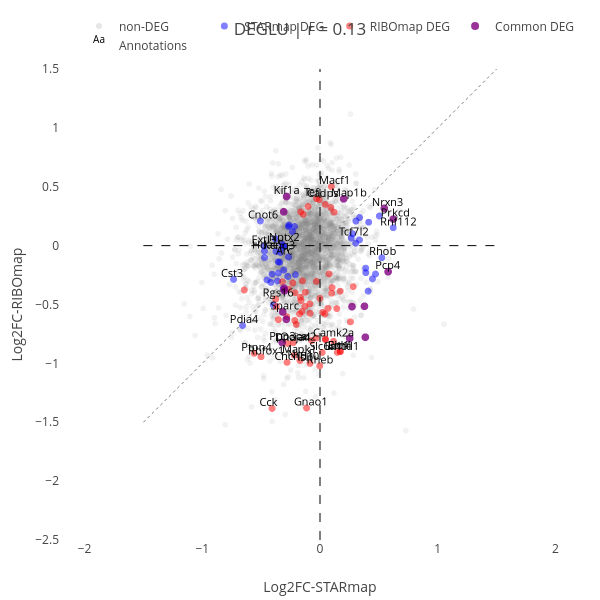

Notebook code cell kept with this figure:
### Code cell
# Plotly reference for gene annotation
merged_df = pd.merge(sdf_het, rdf_het, on='names', suffixes=('_star', '_ribo'))

s_deg_set = set(s_deg)
r_deg_set = set(r_deg)

merged_df['group'] = 'non-DEG'
merged_df.loc[merged_df['names'].isin(s_deg_set - r_deg_set), 'group'] = 'STARmap DEG'
merged_df.loc[merged_df['names'].isin(r_deg_set - s_deg_set), 'group'] = 'RIBOmap DEG'
merged_df.loc[merged_df['names'].isin(s_deg_set & r_deg_set), 'group'] = 'Common DEG'

color_map = {
    'STARmap DEG': 'blue',
    'RIBOmap DEG': 'red',
    'Common DEG': 'purple',
    'non-DEG': 'grey'
}
alpha_map = {
    'STARmap DEG': 0.5,
    'RIBOmap DEG': 0.5,
    'Common DEG': 0.8,
    'non-DEG': 0.1
}
size_map = {
    'STARmap DEG': 7,
    'RIBOmap DEG': 7,
    'Common DEG': 8,
    'non-DEG': 6
}

merged_df['color'] = merged_df['group'].map(color_map)
merged_df['alpha'] = merged_df['group'].map(alpha_map)
merged_df['size']  = merged_df['group'].map(size_map)

# Annotate points with gene names
annotation_glist = ['Grin2a','Arc','Egr1','Egr3','Camk2a','Cnr1','Nrgn','Camk2b','Ppp3ca','Scn8a','Cadm3','Fos'] # TEGLU
annotation_glist = ['Gad2','Gad1','Sst','Pvalb','Npy','Cck','Vip','Htr3a','Syt6','Reln','Fos',''] # TEINH
annotation_glist = ['Grin2a','Arc','Egr1','Egr3','Camk2a','Fos','Camk2b','Ppp3ca','Dlgap3','Cst3','Synpr','Drd1','Pdyn','Drd2','Penk','Adora2a'
                    ,'Ppp1r1b', 'Rasd2', 'Pde10a', 'Foxp1', 'Ctip2', 'Gpr88'] # MSN
annotation_glist = ['Nptx2', 'Nrn1', 'Rgs16','Camk2a','Rheb','Kif1a','Map1b','Ppp3ca','Sparc','Prkcd','Arc',
                    "Slc17a6", "Tcf7l2", "Gbx2", "Pcp4", "Prkcd", "Synpo2",
    "Cacna1g", "Cacna1i", "Hcn2", "Hcn4", "Kcnq2", "Kcnq3", "Kcna1", "Kcnd2", "Scn8a", "Kcnk3",
    "Gria1", "Gria2", "Grik4", "Grik5", "Grm1", "Grm5", "Gabra1", "Gabra4", "Gabrb2", "Gabrg2", "Gphn",
    "Robo1", "Robo2", "Dcc", "Epha4", "Epha5", "Efna5",
    "Calb2", "Pvalb"] #DEGLU


# Get top/bottom 5 by each logFC column
top_genes = (
    list(s_deg_df.nlargest(5, 'logfoldchanges')['names']) +
    list(s_deg_df.nsmallest(5, 'logfoldchanges')['names']) +
    list(r_deg_df.nlargest(5, 'logfoldchanges')['names']) +
    list(r_deg_df.nsmallest(5, 'logfoldchanges')['names'])
)

# Final unique list
annotation_glist = [gene for gene in annotation_glist if gene in set(s_deg) | set(r_deg)]
annotation_glist = list(set(annotation_glist + top_genes))

# Keep only genes that are DE in either platform and present in merged_df
annotation_glist = [g for g in annotation_glist if g in (s_deg_set | r_deg_set)]
ann_df = merged_df[merged_df['names'].isin(annotation_glist)].copy()

# --- Axis ranges (match your [-2.5, 2.5]) ---
x_min, x_max = -1.5, 1.5
y_min, y_max = -2.5, 1.5

# --- (Optional) correlation (overall, on finite points) ---
x_vals = merged_df['logfoldchanges_star'].astype(float).replace([np.inf,-np.inf], np.nan)
y_vals = merged_df['logfoldchanges_ribo'].astype(float).replace([np.inf,-np.inf], np.nan)
mask = x_vals.notna() & y_vals.notna()
r_value = float(np.corrcoef(x_vals[mask], y_vals[mask])[0,1]) if mask.sum() > 1 else np.nan

# --- Build figure ---
fig = go.Figure()

# Plot order: non-DEG first so DEG overlays appear on top
plot_order = ['non-DEG', 'STARmap DEG', 'RIBOmap DEG', 'Common DEG']

for grp in plot_order:
    sub = merged_df[merged_df['group'] == grp]
    fig.add_trace(
        go.Scattergl(
            x=sub['logfoldchanges_star'],
            y=sub['logfoldchanges_ribo'],
            mode='markers',
            name=grp,
            marker=dict(
                color=color_map[grp],
                size=size_map[grp],
                opacity=alpha_map[grp],
                line=dict(width=0)
            ),
            hovertemplate=(
                "<b>%{customdata[0]}</b><br>"
                "Log2FC-STARmap: %{x:.3f}<br>"
                "Log2FC-RIBOmap: %{y:.3f}<br>"
                "Group: " + grp + "<extra></extra>"
            ),
            customdata=np.stack([sub['names']], axis=-1),
        )
    )

# Text labels as a separate trace you can toggle via legend
if not ann_df.empty:
    fig.add_trace(
        go.Scattergl(
            x=ann_df['logfoldchanges_star'],
            y=ann_df['logfoldchanges_ribo'],
            mode='text',
            name='Annotations',
            text=ann_df['names'],
            textposition='top center',
            textfont=dict(size=11, color='black'),
            hoverinfo='skip',
            showlegend=True
        )
    )

# Axes lines at 0 and the identity line y=x
fig.update_layout(
    shapes=[
        # y = 0
        dict(type='line', x0=x_min, x1=x_max, y0=0, y1=0,
             line=dict(color='black', width=1, dash='dash')),
        # x = 0
        dict(type='line', x0=0, x1=0, y0=y_min, y1=y_max,
             line=dict(color='black', width=1, dash='dash')),
        # y = x
        dict(type='line', x0=x_min, x1=x_max, y0=x_min, y1=x_max,
             line=dict(color='gray', width=1, dash='dot')),
    ]
)

# Equal aspect, tidy theme, fixed ranges
title_suffix = f" | r = {r_value:.2f}" if not np.isnan(r_value) else ""
fig.update_layout(
    title=f"{current_ct}{title_suffix}",
    xaxis_title="Log2FC-STARmap",
    yaxis_title="Log2FC-RIBOmap",
    template="none",
    width=600, height=600,
    legend=dict(orientation='h', yanchor='bottom', y=1.02, xanchor='right', x=1),
    margin=dict(l=60, r=20, t=60, b=60)
)
fig.update_xaxes(range=[x_min, x_max], zeroline=False, showgrid=False, scaleanchor="y", scaleratio=1.0)
fig.update_yaxes(range=[y_min, y_max], zeroline=False, showgrid=False)

fig.show()

### Figure 1 — Plotly figure (JSON) as saved in the notebook; plotly's stock layout.template omitted (floating-point values rounded to 4 significant figures; data arrays with more than 128 entries replaced by an {"elided": "..."} marker saying what was removed)
{"data": [{"customdata": {"elided": "3327x1 str values"}, "hovertemplate": "<b>%{customdata[0]}</b><br>Log2FC-STARmap: %{x:.3f}<br>Log2FC-RIBOmap: %{y:.3f}<br>Group: non-DEG<extra></extra>", "marker": {"color": "grey", "line": {"width": 0}, "opacity": 0.1, "size": 6}, "mode": "markers", "name": "non-DEG", "type": "scattergl", "x": {"elided": "3327 float values"}, "y": {"elided": "3327 float values"}}, {"customdata": [["Rnf112"], ["Pdp1"], ["Kpnb1"], ["Ctps"], ["Rps5"], ["Tnnt1"], ["Stx1b"], ["Cacnb4"], ["Cab39"], ["Rhob"], ["Tcf7l2"], ["Camkk1"], ["Atp6ap2"], ["Kcnab1"], ["Grm4"], ["Extl3"], ["Chmp4b"], ["Gja1"], ["Cep170b"], ["Nptx2"], ["Cnot6"], ["Tagln3"], ["Apc"], ["Cst3"], ["Slc6a1"], ["Ralgapa1"], ["Reps2"], ["Hdac5"], ["Dnajb1"], ["Lrfn5"], ["Qk"], ["Wac"], ["Shc3"], ["Unc13a"], ["Dpp8"], ["Arc"], ["Thra"], ["Kcnq3"], ["Pdia4"], ["Ttll7"], ["Enah"], ["Smim13"], ["Raph1"], ["Fam107a"]], "hovertemplate": "<b>%{customdata[0]}</b><br>Log2FC-STARmap: %{x:.3f}<br>Log2FC-RIBOmap: %{y:.3f}<br>Group: STARmap DEG<extra></extra>", "marker": {"color": "blue", "line": {"width": 0}, "opacity": 0.5, "size": 7}, "mode": "markers", "name": "STARmap DEG", "type": "scattergl", "x": [0.6217, 0.4134, 0.3352, 0.5041, 0.4453, 0.4714, 0.277, 0.3032, 0.3884, 0.5252, 0.2655, 0.3356, 0.4086, 0.3881, 0.3043, -0.4773, -0.273, -0.407, -0.3967, -0.3253, -0.5064, -0.3131, -0.3099, -0.7338, -0.216, -0.3784, -0.234, -0.4715, -0.4497, -0.2672, -0.2092, -0.307, -0.4713, -0.3081, -0.3551, -0.2671, -0.3535, -0.374, -0.6577, -0.2628, -0.3432, -0.3364, -0.3607, -0.4172], "y": [0.1518, 0.1987, 0.04847, 0.2512, -0.2826, -0.2413, 0.1013, 0.02115, -0.2298, -0.1021, 0.06487, 0.239, -0.3864, -0.1913, 0.2087, -0.003537, -0.2617, -0.2432, -0.5026, 0.01623, 0.2095, -0.3678, -0.0006276, -0.2869, 0.1622, 0.05697, 0.118, -0.04718, -0.2908, 0.1615, -0.2457, -0.01219, -0.1016, -0.2074, -0.1373, -0.09642, -0.233, -0.04899, -0.678, 0.1754, -0.1417, -0.05818, -0.2999, -0.3127]}, {"customdata": [["Mrap2"], ["Synm"], ["Gabbr1"], ["Rtn4"], ["Strbp"], ["Cox7a2"], ["Vamp1"], ["Bsg"], ["Eid1"], ["Kctd17"], ["Camk2a"], ["Tcf20"], ["Rab6a"], ["Macf1"], ["Spock3"], ["Sema3g"], ["Pja2"], ["Stk40"], ["Lmcd1"], ["Amph"], ["Rheb"], ["Tef"], ["Slc6a11"], ["Cadps"], ["Nefm"], ["Rit2"], ["Speg"], ["Rbfox1"], ["Ptpn4"], ["Cyp7b1"], ["Tmem59"], ["Calr"], ["Sfpq"], ["Mapk1"], ["Klhl1"], ["Id4"], ["Necab1"], ["Nrn1"], ["Stx1a"], ["Gprasp1"], ["Isl1"], ["Bsn"], ["Gnao1"], ["Dnaja4"], ["Chmp2b"], ["Ly6h"], ["Rgs16"], ["Tesk1"], ["Ppp2r2c"], ["Cbx5"], ["Cck"], ["Lsamp"], ["Stx6"], ["Prox1"], ["Ociad2"], ["Shox2"], ["Atp6v0c"], ["Ppp1r9b"], ["Chchd10"], ["Unc80"], ["Ndufa4"]], "hovertemplate": "<b>%{customdata[0]}</b><br>Log2FC-STARmap: %{x:.3f}<br>Log2FC-RIBOmap: %{y:.3f}<br>Group: RIBOmap DEG<extra></extra>", "marker": {"color": "red", "line": {"width": 0}, "opacity": 0.5, "size": 7}, "mode": "markers", "name": "RIBOmap DEG", "type": "scattergl", "x": [0.2818, 0.1715, 0.1024, 0.1727, 0.1195, 0.09908, 0.07672, 0.04197, 0.1724, 0.06808, 0.04568, 0.04444, 0.1149, 0.09681, 0.2588, 0.09136, 0.04667, 0.1429, 0.1469, 0.02342, -0.002436, -0.02965, 0.01878, -0.005901, -0.03208, -0.1666, -0.07188, -0.5007, -0.5584, -0.1246, -0.001455, -0.2145, -0.1277, -0.2175, -0.2015, -0.1732, -0.1617, -0.1703, -0.2309, -0.03044, -0.08484, -0.3707, -0.114, -0.2757, -0.08586, -0.1641, -0.3763, -0.3541, -0.1421, -0.08476, -0.4068, -0.1008, -0.2111, -0.3189, -0.2273, -0.2824, -0.2654, -0.1534, -0.2801, -0.6428, -0.1485], "y": [-0.3483, -0.3876, -0.3564, -0.8981, 0.2838, -0.4043, -0.2401, -0.5802, -0.9008, -0.5327, -0.793, 0.3507, -0.8127, 0.501, -0.6475, 0.3244, -0.7986, -0.5349, -0.9069, -0.5667, -1.021, 0.3992, -0.9071, 0.39, -0.7858, -0.4382, -0.8063, -0.9438, -0.9146, -0.396, -0.448, -0.6356, -0.5155, -0.9313, -0.6694, -0.5796, -0.466, -0.9752, -0.3171, -0.3037, -0.9999, -0.5174, -1.379, -0.8308, -0.4948, 0.2867, -0.454, -0.6284, 0.2654, -0.5745, -1.383, 0.3321, -0.4003, -0.3071, -0.8249, -0.603, -0.3699, -0.5603, -0.9915, -0.377, -0.2993]}, {"customdata": [["Pcp4"], ["Prkcd"], ["Nrxn3"], ["Atp5j2"], ["Map1b"], ["Atp5o"], ["Atp1a3"], ["Arhgef19"], ["Ppp3ca"], ["Kitl"], ["Ndrg2"], ["Sparc"], ["Kif1a"], ["Peg3"], ["Ntm"]], "hovertemplate": "<b>%{customdata[0]}</b><br>Log2FC-STARmap: %{x:.3f}<br>Log2FC-RIBOmap: %{y:.3f}<br>Group: Common DEG<extra></extra>", "marker": {"color": "purple", "line": {"width": 0}, "opacity": 0.8, "size": 8}, "mode": "markers", "name": "Common DEG", "type": "scattergl", "x": [0.5783, 0.6222, 0.5466, 0.2718, 0.2011, 0.385, 0.3775, 0.2521, -0.3215, -0.3017, -0.2858, -0.3162, -0.2838, -0.3082, -0.3054], "y": [-0.2216, 0.2252, 0.3164, -0.5183, 0.3969, -0.7779, -0.5148, -0.788, -0.8224, -0.3831, -0.6261, -0.5635, 0.4171, 0.2871, -0.3607]}, {"hoverinfo": "skip", "mode": "text", "name": "Annotations", "showlegend": true, "text": ["Pcp4", "Prkcd", "Rnf112", "Nrxn3", "Map1b", "Rhob", "Tcf7l2", "Rtn4", "Eid1", "Camk2a", "Macf1", "Lmcd1", "Rheb", "Tef", "Slc6a11", "Cadps", "Rbfox1", "Ptpn4", "Mapk1", "Nrn1", "Isl1", "Gnao1", "Dnaja4", "Rgs16", "Cck", "Ociad2", "Chchd10", "Extl3", "Nptx2", "Cnot6", "Cst3", "Hdac5", "Ppp3ca", "Arc", "Kcnq3", "Pdia4", "Sparc", "Kif1a"], "textfont": {"color": "black", "size": 11}, "textposition": "top center", "type": "scattergl", "x": [0.5783, 0.6222, 0.6217, 0.5466, 0.2011, 0.5252, 0.2655, 0.1727, 0.1724, 0.04568, 0.09681, 0.1469, -0.002436, -0.02965, 0.01878, -0.005901, -0.5007, -0.5584, -0.2175, -0.1703, -0.08484, -0.114, -0.2757, -0.3763, -0.4068, -0.2273, -0.2801, -0.4773, -0.3253, -0.5064, -0.7338, -0.4715, -0.3215, -0.2671, -0.374, -0.6577, -0.3162, -0.2838], "y": [-0.2216, 0.2252, 0.1518, 0.3164, 0.3969, -0.1021, 0.06487, -0.8981, -0.9008, -0.793, 0.501, -0.9069, -1.021, 0.3992, -0.9071, 0.39, -0.9438, -0.9146, -0.9313, -0.9752, -0.9999, -1.379, -0.8308, -0.454, -1.383, -0.8249, -0.9915, -0.003537, 0.01623, 0.2095, -0.2869, -0.04718, -0.8224, -0.09642, -0.04899, -0.678, -0.5635, 0.4171]}], "layout": {"height": 600, "legend": {"orientation": "h", "x": 1, "xanchor": "right", "y": 1.02, "yanchor": "bottom"}, "margin": {"b": 60, "l": 60, "r": 20, "t": 60}, "shapes": [{"line": {"color": "black", "dash": "dash", "width": 1}, "type": "line", "x0": -1.5, "x1": 1.5, "y0": 0, "y1": 0}, {"line": {"color": "black", "dash": "dash", "width": 1}, "type": "line", "x0": 0, "x1": 0, "y0": -2.5, "y1": 1.5}, {"line": {"color": "gray", "dash": "dot", "width": 1}, "type": "line", "x0": -1.5, "x1": 1.5, "y0": -1.5, "y1": 1.5}], "title": {"text": "DEGLU | r = 0.13"}, "width": 600, "xaxis": {"range": [-1.5, 1.5], "scaleanchor": "y", "scaleratio": 1, "showgrid": false, "title": {"text": "Log2FC-STARmap"}, "zeroline": false}, "yaxis": {"range": [-2.5, 1.5], "showgrid": false, "title": {"text": "Log2FC-RIBOmap"}, "zeroline": false}}}
